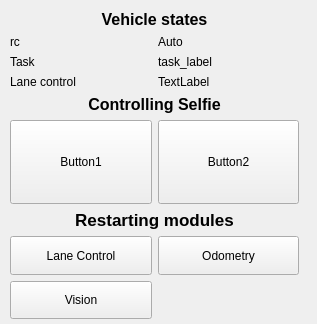
<?xml version="1.0" encoding="UTF-8"?>
<ui version="4.0">
 <class>Form</class>
 <widget class="QWidget" name="Form">
  <property name="geometry">
   <rect>
    <x>0</x>
    <y>0</y>
    <width>317</width>
    <height>324</height>
   </rect>
  </property>
  <property name="windowTitle">
   <string>Form</string>
  </property>
  <widget class="QWidget" name="verticalLayoutWidget">
   <property name="geometry">
    <rect>
     <x>10</x>
     <y>10</y>
     <width>289</width>
     <height>309</height>
    </rect>
   </property>
   <layout class="QVBoxLayout" name="verticalLayout">
    <item>
     <widget class="QLabel" name="label_8">
      <property name="sizePolicy">
       <sizepolicy hsizetype="Preferred" vsizetype="Fixed">
        <horstretch>0</horstretch>
        <verstretch>0</verstretch>
       </sizepolicy>
      </property>
      <property name="font">
       <font>
        <pointsize>12</pointsize>
        <weight>75</weight>
        <bold>true</bold>
       </font>
      </property>
      <property name="text">
       <string>Vehicle states</string>
      </property>
      <property name="alignment">
       <set>Qt::AlignCenter</set>
      </property>
     </widget>
    </item>
    <item>
     <layout class="QGridLayout" name="gridLayout">
      <item row="0" column="0">
       <widget class="QLabel" name="label">
        <property name="sizePolicy">
         <sizepolicy hsizetype="Preferred" vsizetype="Fixed">
          <horstretch>0</horstretch>
          <verstretch>0</verstretch>
         </sizepolicy>
        </property>
        <property name="text">
         <string>rc</string>
        </property>
       </widget>
      </item>
      <item row="2" column="0">
       <widget class="QLabel" name="label_5">
        <property name="sizePolicy">
         <sizepolicy hsizetype="Preferred" vsizetype="Fixed">
          <horstretch>0</horstretch>
          <verstretch>0</verstretch>
         </sizepolicy>
        </property>
        <property name="text">
         <string>Lane control</string>
        </property>
       </widget>
      </item>
      <item row="0" column="1">
       <widget class="QLabel" name="rc_label">
        <property name="sizePolicy">
         <sizepolicy hsizetype="Preferred" vsizetype="Minimum">
          <horstretch>0</horstretch>
          <verstretch>0</verstretch>
         </sizepolicy>
        </property>
        <property name="text">
         <string>Auto</string>
        </property>
       </widget>
      </item>
      <item row="1" column="0">
       <widget class="QLabel" name="label_3">
        <property name="sizePolicy">
         <sizepolicy hsizetype="Preferred" vsizetype="Fixed">
          <horstretch>0</horstretch>
          <verstretch>0</verstretch>
         </sizepolicy>
        </property>
        <property name="text">
         <string>Task</string>
        </property>
       </widget>
      </item>
      <item row="1" column="1">
       <widget class="QLabel" name="task_label">
        <property name="text">
         <string>task_label</string>
        </property>
       </widget>
      </item>
      <item row="2" column="1">
       <widget class="QLabel" name="lane_control_label">
        <property name="sizePolicy">
         <sizepolicy hsizetype="Preferred" vsizetype="Minimum">
          <horstretch>0</horstretch>
          <verstretch>0</verstretch>
         </sizepolicy>
        </property>
        <property name="text">
         <string>TextLabel</string>
        </property>
       </widget>
      </item>
     </layout>
    </item>
    <item>
     <widget class="QLabel" name="label_2">
      <property name="sizePolicy">
       <sizepolicy hsizetype="Preferred" vsizetype="Fixed">
        <horstretch>0</horstretch>
        <verstretch>0</verstretch>
       </sizepolicy>
      </property>
      <property name="font">
       <font>
        <pointsize>12</pointsize>
        <weight>75</weight>
        <bold>true</bold>
       </font>
      </property>
      <property name="text">
       <string>Controlling Selfie</string>
      </property>
      <property name="alignment">
       <set>Qt::AlignCenter</set>
      </property>
     </widget>
    </item>
    <item>
     <layout class="QGridLayout" name="gridLayout_2">
      <item row="0" column="1">
       <widget class="QPushButton" name="button_2">
        <property name="sizePolicy">
         <sizepolicy hsizetype="Minimum" vsizetype="Preferred">
          <horstretch>0</horstretch>
          <verstretch>0</verstretch>
         </sizepolicy>
        </property>
        <property name="text">
         <string>Button2</string>
        </property>
       </widget>
      </item>
      <item row="0" column="0">
       <widget class="QPushButton" name="button_1">
        <property name="sizePolicy">
         <sizepolicy hsizetype="Minimum" vsizetype="Preferred">
          <horstretch>0</horstretch>
          <verstretch>0</verstretch>
         </sizepolicy>
        </property>
        <property name="accessibleName">
         <string/>
        </property>
        <property name="accessibleDescription">
         <string/>
        </property>
        <property name="text">
         <string extracomment="cfsadfsdf">Button1</string>
        </property>
       </widget>
      </item>
     </layout>
    </item>
    <item>
     <widget class="QLabel" name="label_6">
      <property name="sizePolicy">
       <sizepolicy hsizetype="Preferred" vsizetype="Fixed">
        <horstretch>0</horstretch>
        <verstretch>0</verstretch>
       </sizepolicy>
      </property>
      <property name="font">
       <font>
        <pointsize>13</pointsize>
        <weight>75</weight>
        <bold>true</bold>
       </font>
      </property>
      <property name="text">
       <string>Restarting modules</string>
      </property>
      <property name="textFormat">
       <enum>Qt::AutoText</enum>
      </property>
      <property name="alignment">
       <set>Qt::AlignCenter</set>
      </property>
     </widget>
    </item>
    <item>
     <layout class="QGridLayout" name="gridLayout_3">
      <item row="0" column="0">
       <widget class="QPushButton" name="button_res_lane">
        <property name="sizePolicy">
         <sizepolicy hsizetype="Minimum" vsizetype="Preferred">
          <horstretch>0</horstretch>
          <verstretch>0</verstretch>
         </sizepolicy>
        </property>
        <property name="text">
         <string>Lane Control</string>
        </property>
       </widget>
      </item>
      <item row="0" column="1">
       <widget class="QPushButton" name="button_res_odometry">
        <property name="sizePolicy">
         <sizepolicy hsizetype="Minimum" vsizetype="Preferred">
          <horstretch>0</horstretch>
          <verstretch>0</verstretch>
         </sizepolicy>
        </property>
        <property name="text">
         <string>Odometry</string>
        </property>
       </widget>
      </item>
      <item row="1" column="0">
       <widget class="QPushButton" name="button_res_vision">
        <property name="sizePolicy">
         <sizepolicy hsizetype="Minimum" vsizetype="Preferred">
          <horstretch>0</horstretch>
          <verstretch>0</verstretch>
         </sizepolicy>
        </property>
        <property name="text">
         <string>Vision</string>
        </property>
       </widget>
      </item>
     </layout>
    </item>
   </layout>
  </widget>
 </widget>
 <resources/>
 <connections/>
</ui>
